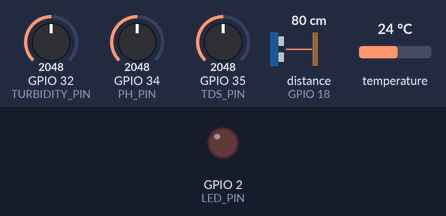
Bench run of a program on a simulated ESP32. Shown: output pins drawn as LEDs (lit = HIGH). Wiring (from diagram.json): ultrasonic range finder: trigger GPIO 5; echo GPIO 18. Inputs (shaded band) come from the test bench; at power-on: GPIO 32 (TURBIDITY_PIN) = 2048, GPIO 34 (PH_PIN) = 2048, GPIO 35 (TDS_PIN) = 2048, distance to the obstacle (sensor on GPIO 18) 80 cm, temperature 24 °C (analog values on the 0–4095 scale). The echo pulse lasts 58.3 µs per cm; WiFi joins after 1.5 s; servers stay silent unless stated; random numbers use the default seed unless the program sets one; no MQTT or app messages arrive unless stated; pins used as bus, display or sensor lines are not drawn; what the program prints to the serial monitor is not drawn.

Above: at 3.2 s.
3.3 s: GPIO 32 (TURBIDITY_PIN) set to 2427
15.7 s: GPIO 32 (TURBIDITY_PIN) set to 2510
At 21.4 s:
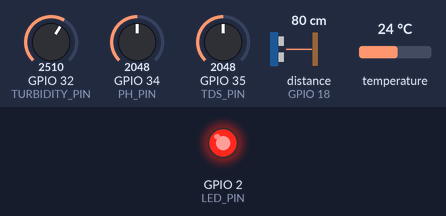
22.5 s: GPIO 32 (TURBIDITY_PIN) set to 1228
At 27.3 s:
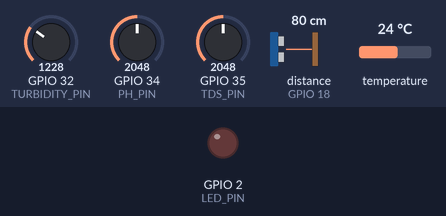
28.5 s: GPIO 32 (TURBIDITY_PIN) set to 2866
At 34.4 s:
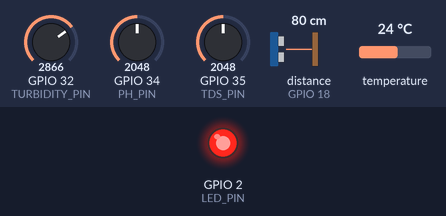
Timing chart, 0 to 35.5 s (numbered marks = the images above; inputs shaded):
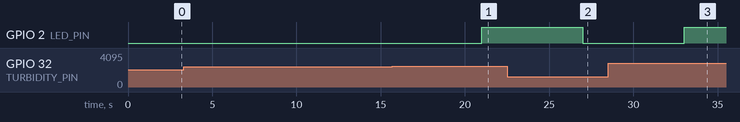

Measured:
- the behaviour switches between 2457 and 2458 on GPIO 32 (TURBIDITY_PIN) (found by bisection; images 0 and 1)
- after the input at 3.3 s, every drawn part: stays the same
- after the input at 15.7 s, GPIO 2 (LED_PIN): LOW → HIGH after 5.3 s
- after the input at 22.5 s, GPIO 2 (LED_PIN): HIGH → LOW after 4.5 s
- after the input at 28.5 s, GPIO 2 (LED_PIN): LOW → HIGH after 4.5 s

The program:

main.cpp
```cpp
#include <Arduino.h>
#include <WiFi.h>
#include <HTTPClient.h>
#include <WiFiClientSecure.h>
#include <PubSubClient.h>
#include <OneWire.h>
#include <DallasTemperature.h>

#define TEMP_PIN 4
#define PH_PIN 34
#define TDS_PIN 35
#define TURBIDITY_PIN 32
#define TRIG_PIN 5
#define ECHO_PIN 18
#define LED_PIN 2

#define TANK_HEIGHT_CM 100.0
#define ADC_MAX 4095.0

// =========================
// WiFi
// =========================
const char* WIFI_SSID = "Wokwi-GUEST";
const char* WIFI_PASSWORD = "";

// =========================
// MQTT
// =========================
const int MQTT_PORT = 1883;
IPAddress MQTT_BROKERS[] = {
    IPAddress(35, 157, 128, 15),
    IPAddress(3, 121, 14, 149),
    IPAddress(3, 122, 213, 173)
};
const int MQTT_BROKER_COUNT = sizeof(MQTT_BROKERS) / sizeof(MQTT_BROKERS[0]);

const char* MQTT_TOPIC = "aquaguard/A2-ROOF-01/telemetry/readings";

// =========================
// AquaGuard AI HTTP endpoint
// =========================
// For Wokwi cloud/browser runs, expose your backend with ngrok or Cloudflare Tunnel
// and set this to "https://your-tunnel.example/sensor-reading".
// Leave empty to disable HTTP posting and use MQTT/serial only.
const char* AI_HTTP_ENDPOINT = "";

// =========================
// Configuration
// =========================
const char* TANK_ID = "A2-ROOF-01";
const char* FIRMWARE_VERSION = "wokwi-live-sensors-v2";
const unsigned long TELEMETRY_INTERVAL_MS = 5000;
const unsigned long MQTT_RECONNECT_INTERVAL_MS = 10000;
const unsigned long SIMULATED_SAMPLE_INTERVAL_MINUTES = 5;
const uint16_t MQTT_BUFFER_SIZE = 768;

WiFiClient wifiClient;
WiFiClientSecure secureHttpClient;
PubSubClient mqttClient(wifiClient);
OneWire oneWire(TEMP_PIN);
DallasTemperature tempSensor(&oneWire);
float phRaw = 0.0;
float tdsRaw = 0.0;
float turbidityRaw = 0.0;
int mqttBrokerIndex = 0;
unsigned long lastMqttAttemptMs = 0;
unsigned long readingSequence = 0;

String formatIp(IPAddress ip) {
    return String(ip[0]) + "." + String(ip[1]) + "." + String(ip[2]) + "." + String(ip[3]);
}

// =========================
// Connect WiFi
// =========================
void connectWiFi() {

    Serial.print("Connecting to WiFi");

    WiFi.begin(WIFI_SSID, WIFI_PASSWORD);

    while (WiFi.status() != WL_CONNECTED) {
        delay(500);
        Serial.print(".");
    }

    Serial.println();
    Serial.println("WiFi connected!");

    Serial.print("IP address: ");
    Serial.println(WiFi.localIP());
}

// =========================
// Connect MQTT
// =========================
bool connectMQTT() {

    if (mqttClient.connected()) {
        return true;
    }

    IPAddress broker = MQTT_BROKERS[mqttBrokerIndex];
    mqttClient.setServer(broker, MQTT_PORT);

    Serial.print("Connecting to MQTT ");
    Serial.print(formatIp(broker));
    Serial.print("...");

    String clientId =
        "AquaGuard-ESP32-" +
        String(random(0xffff), HEX) +
        "-" +
        String(millis(), HEX);

    if (mqttClient.connect(clientId.c_str())) {

        Serial.println("connected!");
        return true;

    } else {

        Serial.print("failed, rc=");
        Serial.print(mqttClient.state());
        Serial.println(" will retry later");

        mqttBrokerIndex = (mqttBrokerIndex + 1) % MQTT_BROKER_COUNT;
        return false;
    }
}

void buildSimulatedTimestamp(char* buffer, size_t bufferSize) {
    unsigned long totalMinutes =
        readingSequence * SIMULATED_SAMPLE_INTERVAL_MINUTES;

    int day =
        11 + (totalMinutes / 1440);

    int hour =
        (totalMinutes / 60) % 24;

    int minute =
        totalMinutes % 60;

    snprintf(
        buffer,
        bufferSize,
        "2026-10-%02dT%02d:%02d:00Z",
        day,
        hour,
        minute
    );
}

bool postToAquaGuardAI(const char* payload) {

    if (strlen(AI_HTTP_ENDPOINT) == 0) {
        return false;
    }

    if (WiFi.status() != WL_CONNECTED) {
        return false;
    }

    HTTPClient http;
    String endpoint = String(AI_HTTP_ENDPOINT);
    bool began = false;

    if (endpoint.startsWith("https://")) {
        secureHttpClient.setInsecure();
        began = http.begin(secureHttpClient, endpoint);
    } else {
        began = http.begin(endpoint);
    }

    if (!began) {
        Serial.println("  http_post:        FAILED_TO_BEGIN");
        return false;
    }

    http.addHeader("Content-Type", "application/json");
    int statusCode = http.POST((uint8_t*) payload, strlen(payload));

    Serial.print("  http_endpoint:    ");
    Serial.println(endpoint);
    Serial.print("  http_status:      ");
    Serial.println(statusCode);

    http.end();

    return statusCode >= 200 && statusCode < 300;
}

// =========================
// Water level
// =========================
float readWaterLevel() {

    digitalWrite(TRIG_PIN, LOW);
    delayMicroseconds(2);

    digitalWrite(TRIG_PIN, HIGH);
    delayMicroseconds(10);

    digitalWrite(TRIG_PIN, LOW);

    long duration =
        pulseIn(ECHO_PIN, HIGH, 30000);

    if (duration == 0) {
        return 75.0;
    }

    float distance =
        duration * 0.0343 / 2.0;

    float level =
        ((TANK_HEIGHT_CM - distance)
        / TANK_HEIGHT_CM) * 100.0;

    return constrain(level, 0.0, 100.0);
}

// =========================
// Analog virtual sensors
// =========================
float readAnalogAverage(int pin) {

    long total = 0;

    for (int i = 0; i < 10; i++) {
        total += analogRead(pin);
        delay(5);
    }

    return total / 10.0;
}

float readTemperature() {
    tempSensor.requestTemperatures();
    float value = tempSensor.getTempCByIndex(0);
    if (value == DEVICE_DISCONNECTED_C) {
        return 25.0;
    }
    return value;
}

float readPH() {
    phRaw = readAnalogAverage(PH_PIN);
    return constrain((phRaw / ADC_MAX) * 14.0, 0.0, 14.0);
}

float readTDS() {
    tdsRaw = readAnalogAverage(TDS_PIN);
    return constrain((tdsRaw / ADC_MAX) * 1000.0, 0.0, 1000.0);
}

float readTurbidity() {
    turbidityRaw = readAnalogAverage(TURBIDITY_PIN);
    return constrain((turbidityRaw / ADC_MAX) * 10.0, 0.0, 10.0);
}

float readFlowRate(float waterLevel) {
    return waterLevel > 5.0 ? 2.0 + ((100.0 - waterLevel) / 100.0) * 4.0 : 0.0;
}

float getSimulationTime() {
    return millis() / 1000;
}

// =========================
// Risk calculation
// =========================
int calculateRisk(
    float ph,
    float tds,
    float turbidity
) {

    int risk = 0;

    if (ph < 6.5 || ph > 8.5)
        risk += 35;
    else if (ph < 6.8 || ph > 8.2)
        risk += 15;

    if (tds > 500)
        risk += 30;
    else if (tds > 400)
        risk += 20;
    else if (tds > 350)
        risk += 10;

    if (turbidity > 6)
        risk += 35;
    else if (turbidity > 3)
        risk += 20;
    else if (turbidity > 2)
        risk += 10;

    return constrain(risk, 0, 100);
}

// =========================
// Setup
// =========================
void setup() {

    Serial.begin(115200);
    Serial.setDebugOutput(true);
    delay(500);
    Serial.println();
    Serial.println("BOOT: AquaGuard Wokwi firmware started");
    Serial.print("AquaGuard simulator | tank: ");
    Serial.println(TANK_ID);

    pinMode(TRIG_PIN, OUTPUT);
    pinMode(ECHO_PIN, INPUT);
    pinMode(LED_PIN, OUTPUT);
    pinMode(PH_PIN, INPUT);
    pinMode(TDS_PIN, INPUT);
    pinMode(TURBIDITY_PIN, INPUT);

    analogReadResolution(12);
    analogSetAttenuation(ADC_11db);
    tempSensor.begin();

    randomSeed(micros());

    mqttClient.setBufferSize(MQTT_BUFFER_SIZE);

    connectWiFi();
}

// =========================
// Loop
// =========================
void loop() {

    if (
        !mqttClient.connected()
        &&
        millis() - lastMqttAttemptMs >= MQTT_RECONNECT_INTERVAL_MS
    ) {
        lastMqttAttemptMs = millis();
        connectMQTT();
    }

    if (mqttClient.connected()) {
        mqttClient.loop();
    }

    // Simulation time
    float t = getSimulationTime();

    // Sensor values from Wokwi virtual inputs
    float temperature =
        readTemperature();

    float ph =
        readPH();

    float tds =
        readTDS();

    float turbidity =
        readTurbidity();

    float waterLevel =
        readWaterLevel();

    float flowRate =
        readFlowRate(waterLevel);

    int risk =
        calculateRisk(
            ph,
            tds,
            turbidity
        );

    char simulatedTimestamp[32];
    buildSimulatedTimestamp(
        simulatedTimestamp,
        sizeof(simulatedTimestamp)
    );

    // High-risk indicator
    digitalWrite(
        LED_PIN,
        risk >= 60 ? HIGH : LOW
    );

    // =========================
    // Create JSON
    // =========================

    char payload[512];

    snprintf(
        payload,
        sizeof(payload),

        "{"
        "\"tank_id\":\"%s\","
        "\"firmware_version\":\"%s\","
        "\"sensor_source\":\"wokwi-live-inputs\","
        "\"timestamp\":\"%s\","
        "\"simulation_time\":%.0f,"
        "\"temperature\":%.2f,"
        "\"ph\":%.2f,"
        "\"tds\":%.1f,"
        "\"turbidity\":%.2f,"
        "\"water_level\":%.1f,"
        "\"flow_rate\":%.2f,"
        "\"risk_score\":%d,"
        "\"raw_ph_adc\":%.0f,"
        "\"raw_tds_adc\":%.0f,"
        "\"raw_turbidity_adc\":%.0f"
        "}",

        TANK_ID,
        FIRMWARE_VERSION,
        simulatedTimestamp,
        t,
        temperature,
        ph,
        tds,
        turbidity,
        waterLevel,
        flowRate,
        risk,
        phRaw,
        tdsRaw,
        turbidityRaw
    );

    // =========================
    // Publish
    // =========================

    bool published =
        mqttClient.connected()
        &&
        mqttClient.publish(
            MQTT_TOPIC,
            payload
        );

    bool posted =
        postToAquaGuardAI(
            payload
        );

    Serial.println();
    Serial.println("========== Telemetry ==========");
    Serial.print("  tank_id:          ");
    Serial.println(TANK_ID);
    Serial.print("  firmware:         ");
    Serial.println(FIRMWARE_VERSION);
    Serial.print("  simulation_time:  ");
    Serial.println(t, 0);
    Serial.print("  ai_timestamp:     ");
    Serial.println(simulatedTimestamp);
    Serial.print("  temperature (C):  ");
    Serial.println(temperature, 2);
    Serial.print("  ph:               ");
    Serial.println(ph, 2);
    Serial.print("  tds (ppm):        ");
    Serial.println(tds, 1);
    Serial.print("  turbidity (NTU):  ");
    Serial.println(turbidity, 2);
    Serial.print("  raw_adc pH/TDS/T: ");
    Serial.print(phRaw, 0);
    Serial.print(" / ");
    Serial.print(tdsRaw, 0);
    Serial.print(" / ");
    Serial.println(turbidityRaw, 0);
    Serial.print("  water_level (%):  ");
    Serial.println(waterLevel, 1);
    Serial.print("  flow_rate:        ");
    Serial.println(flowRate, 2);
    Serial.print("  risk_score:       ");
    Serial.println(risk);
    Serial.print("  mqtt_topic:       ");
    Serial.println(MQTT_TOPIC);
    Serial.print("  mqtt_connected:   ");
    Serial.println(mqttClient.connected() ? "YES" : "NO");
    Serial.print("  mqtt_state:       ");
    Serial.println(mqttClient.state());
    Serial.print("  payload_bytes:    ");
    Serial.println(strlen(payload));
    Serial.print("  mqtt_buffer:      ");
    Serial.println(MQTT_BUFFER_SIZE);
    Serial.print("  mqtt_publish:     ");
    Serial.println(published ? "SUCCESS" : "FAILED");
    Serial.print("  http_post:        ");
    Serial.println(posted ? "SUCCESS" : (strlen(AI_HTTP_ENDPOINT) == 0 ? "DISABLED" : "FAILED"));
    Serial.print("  json:             ");
    Serial.println(payload);
    Serial.println("================================");

    readingSequence++;

    delay(TELEMETRY_INTERVAL_MS);
}
```
